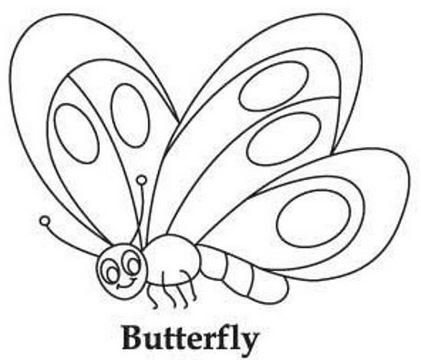
#> input picture CBO_Dataset_20181113/CBO_Dataset/By Item/animals/butterfly/butterfly1.JPG, 421 x 360 px
$ python -i algo2.py   (imports and definitions only)
#> lines starting #> are read from the running program, lines starting #| are printed output that depends on the picture
import argparse
from pathlib import Path

import cv2
import numpy as np
from scipy.spatial import cKDTree
from skimage.morphology import skeletonize

NEIGH = [(-1, 0), (1, 0), (0, -1), (0, 1), (-1, -1), (-1, 1), (1, -1), (1, 1)]
KERNEL = np.ones((3, 3), np.uint8)
KERNEL[1, 1] = 0


def find_endpoints(skel):
    count = cv2.filter2D(skel, -1, KERNEL, borderType=cv2.BORDER_CONSTANT)
    ys, xs = np.where((skel == 1) & (count == 1))
    return list(zip(ys.tolist(), xs.tolist()))


def walk(skel, start, max_len):
    """Follow the skeleton from start. Returns (path[(y,x)...], hit_junction)."""
    h, w = skel.shape
    path = [start]
    visited = {start}
    cur = start
    junction = False
    while len(path) < max_len:
        y, x = cur
        cands = []
        for dy, dx in NEIGH:
            ny, nx = y + dy, x + dx
            if 0 <= ny < h and 0 <= nx < w and skel[ny, nx] and (ny, nx) not in visited:
                cands.append((ny, nx))
        if not cands:
            break
        if len(cands) > 1:
            adjacent = all(
                max(abs(a[0] - b[0]), abs(a[1] - b[1])) <= 1
                for i, a in enumerate(cands) for b in cands[i + 1:]
            )
            if not adjacent:
                junction = True
                break
            for c in cands[1:]:
                visited.add(c)
        cur = cands[0]
        visited.add(cur)
        path.append(cur)
    return path, junction


def prune_spurs_dt(skel, dist, k=1.5, slack=1.5, iters=3):
    """Remove branches shorter than k * (stroke radius at the junction) + slack."""
    rmax = float(dist[skel > 0].max())
    maxlen = int(k * rmax + slack) + 3
    for _ in range(iters):
        removed = False
        for p in find_endpoints(skel):
            path, junction = walk(skel, p, maxlen)
            if junction and (len(path) - 1) <= k * dist[path[-1]] + slack:
                for q in path[:-1]:
                    skel[q] = 0
                removed = True
        if not removed:
            break
    return skel


# endpoint description: robust tip position, tangent and stroke width
def describe_endpoint(p, skel, lines, dist, g_width):
    h, w = lines.shape
    path, _ = walk(skel, p, int(np.clip(4 * g_width, 8, 40)))
    pts = np.array(path, dtype=np.float64)                    # (y, x)
    d_path = dist[np.array(path)[:, 0], np.array(path)[:, 1]]
    width = max(1.0, 2 * float(np.median(d_path[min(2, len(d_path) - 1):])) - 1)

    p_xy = np.array([p[1], p[0]], dtype=np.float64)
    direction, tip = None, p_xy
    skip = int(round(width / 2))
    fit = pts[skip: skip + max(6, int(2 * width))]
    if len(fit) < 4:
        fit = pts
    if len(fit) >= 4:
        xy = fit[:, ::-1]
        c = xy.mean(axis=0)
        _, _, vt = np.linalg.svd(xy - c, full_matrices=False)
        t = vt[0]
        if np.dot(t, p_xy - c) < 0:
            t = -t
        direction = t / (np.linalg.norm(t) + 1e-12)

        # march the fitted centre-line outward until it leaves the stroke
        s_p = float(np.dot(direction, p_xy - c))
        s_last = 0.0
        s = 0.0
        smax = s_p + 2 * width + 3
        while s <= smax:
            x = int(round(c[0] + s * direction[0]))
            y = int(round(c[1] + s * direction[1]))
            if not (0 <= x < w and 0 <= y < h) or not lines[y, x]:
                break
            s_last = s
            s += 0.5
        tip = c + max(s_last, s_p) * direction if s_last >= s_p else p_xy

    return {"pos": tip, "yx": p, "dir": direction, "width": width,
            "path": set(path)}


# drawing
def bezier(p0, p1, p2, p3, n=28):
    t = np.linspace(0, 1, n)[:, None]
    pts = ((1 - t) ** 3) * p0 + 3 * ((1 - t) ** 2) * t * p1 \
        + 3 * (1 - t) * t ** 2 * p2 + t ** 3 * p3
    return np.round(pts).astype(np.int32)


def draw_curve(img, pts, thickness):
    thickness = max(1, int(thickness))
    cv2.polylines(img, [pts.reshape(-1, 1, 2)], False, 0, thickness, cv2.LINE_8)
    r = thickness // 2
    for q in (pts[0], pts[-1]):
        cv2.circle(img, (int(q[0]), int(q[1])), r, 0, -1)


# main algorithm
def complete_image(gray, max_gap=12, gap_scale=2.0, max_cost=1.6, max_angle=70.0,
                   tee=True, tee_ratio=0.8, spur_k=1.5, lat_width=1.5, lat_frac=0.0):
    _, binary = cv2.threshold(gray, 127, 255, cv2.THRESH_BINARY)
    lines = (binary < 127).astype(np.uint8)
    out = binary.copy()
    if lines.sum() == 0:
        return out, 0

    skel = skeletonize(lines > 0).astype(np.uint8)
    dist = cv2.distanceTransform(lines, cv2.DIST_L2, 5)
    g_width = max(1.0, 2 * float(np.median(dist[skel > 0])) - 1)
    skel = prune_spurs_dt(skel, dist, k=spur_k)

    eps = [describe_endpoint(p, skel, lines, dist, g_width) for p in find_endpoints(skel)]
    if not eps:
        return out, 0

    def dmax_for(*widths):
        return max_gap + gap_scale * float(np.mean(widths))

    # ---- candidate pairs ------------------------------------------------
    cos_lim = np.cos(np.deg2rad(max_angle))
    cands = []
    if len(eps) >= 2:
        P = np.array([e["pos"] for e in eps])
        r_all = dmax_for(max(e["width"] for e in eps))
        for i, j in cKDTree(P).query_pairs(r_all):
            a, b = eps[i], eps[j]
            d = float(np.linalg.norm(b["pos"] - a["pos"]))
            wm = 0.5 * (a["width"] + b["width"])

            if d < 1 or d > dmax_for(a["width"], b["width"]):
                continue
            if b["yx"] in a["path"] or a["yx"] in b["path"]:
                continue
            v = (b["pos"] - a["pos"]) / d

            if a["dir"] is not None and b["dir"] is not None:
                ca, cb = float(a["dir"] @ v), float(b["dir"] @ -v)
                if ca < cos_lim or cb < cos_lim:
                    continue
                perp_a = d * np.sqrt(max(0.0, 1 - ca * ca))
                perp_b = d * np.sqrt(max(0.0, 1 - cb * cb))
                if max(perp_a, perp_b) > lat_width * wm + 2 + lat_frac * d:
                    continue                          # strokes do not line up
                cc = float(-(a["dir"] @ b["dir"]))
                lat = 0.5 * (perp_a + perp_b) / max(wm, 2.0)
            else:
                ca = cb = cc = 0.5
                lat = 0.5
            wdiff = abs(a["width"] - b["width"]) / max(a["width"], b["width"], 2.0)
            cost = (d / dmax_for(a["width"], b["width"])
                    + (1 - ca) + (1 - cb) + 0.5 * (1 - cc)
                    + 0.8 * lat + 0.5 * wdiff)
            if cost <= max_cost:
                cands.append((cost, i, j))

    # ---- greedy one-to-one matching -------------------------------------
    cands.sort(key=lambda c: c[0])
    used = set()
    n_bridges = 0
    for cost, i, j in cands:
        if i in used or j in used:
            continue
        used.update((i, j))
        a, b = eps[i], eps[j]
        width = 0.5 * (a["width"] + b["width"])
        if a["dir"] is not None and b["dir"] is not None:
            a0 = a["pos"] - a["dir"] * 0.5 * width       # start just inside the stroke
            b0 = b["pos"] - b["dir"] * 0.5 * width
            k = 0.35 * float(np.linalg.norm(b0 - a0))
            pts = bezier(a0, a0 + a["dir"] * k, b0 + b["dir"] * k, b0)
        else:
            pts = np.round(np.stack([a["pos"], b["pos"]])).astype(np.int32)
        draw_curve(out, pts, round(width))
        n_bridges += 1

    if tee:
        h, w = lines.shape
        for i, e in enumerate(eps):
            if i in used or e["dir"] is None:
                continue
            tmax = int(tee_ratio * dmax_for(e["width"]))
            best = None
            px, py = e["pos"]
            for ang in (0, 8, -8, 16, -16):
                rad = np.deg2rad(ang)
                c, s = np.cos(rad), np.sin(rad)
                dx = e["dir"][0] * c - e["dir"][1] * s
                dy = e["dir"][0] * s + e["dir"][1] * c
                left_own = False
                for t in range(1, tmax + 1):
                    x, y = int(round(px + t * dx)), int(round(py + t * dy))
                    if not (0 <= x < w and 0 <= y < h):
                        break
                    if not lines[y, x]:
                        left_own = True
                    elif left_own:
                        score = t + 0.25 * abs(ang)
                        if best is None or score < best[0]:
                            best = (score, t, dx, dy)
                        break
            if best is not None:
                _, t, dx, dy = best
                tgt = np.array([px + (t + 0.5 * e["width"]) * dx, py + (t + 0.5 * e["width"]) * dy])
                start = e["pos"] - e["dir"] * 0.5 * e["width"]
                pts = np.round(np.stack([start, tgt])).astype(np.int32)
                draw_curve(out, pts, round(e["width"]))
                n_bridges += 1

    return out, n_bridges


def run(input_dir, output_dir, **kw):
    in_path, out_path = Path(input_dir), Path(output_dir)
    out_path.mkdir(parents=True, exist_ok=True)
    ok = 0
    for f in sorted(in_path.glob("*.png")):
        try:
            img = cv2.imread(str(f), cv2.IMREAD_GRAYSCALE)
            if img is None:
                continue
            res, nb = complete_image(img, **kw)
            cv2.imwrite(str(out_path / f.name), res)
            ok += 1
        except Exception as e:
            print(f"Error processing {f.name}: {e}")
    print("-" * 40)
    print("algo2 done!")
    print(f"Images saved: {ok}")


# [18 lines not run here, left out]

"""
Usage:
    python3 algo2.py ./Inputs ./Results
"""

>>> import cv2
>>> picture = cv2.imread('CBO_Dataset_20181113/CBO_Dataset/By Item/animals/butterfly/butterfly1.JPG', cv2.IMREAD_GRAYSCALE)
#> picture is the input picture: shape (360, 421); min 0, max 255, mean 234.5
>>> result = complete_image(picture)
#> in complete_image, `_, binary = cv2.threshold(gray, 127, 255, cv2.THRESH_BINARY)`:
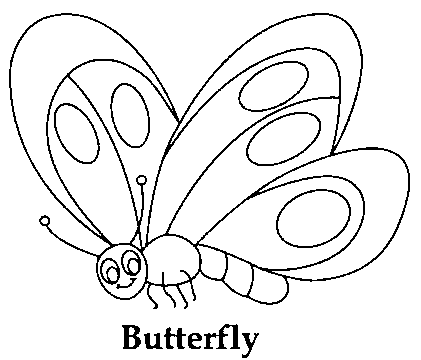
#> binary: shape (360, 421); 92.6% white; black in thin lines or dots
#> in complete_image, `lines = (binary < 127).astype(np.uint8)`: lines: shape (360, 421); values 0 (black) and 1 (white), 7.4% white in thin lines or dots
#> in complete_image, `skel = skeletonize(lines > 0).astype(np.uint8)`:
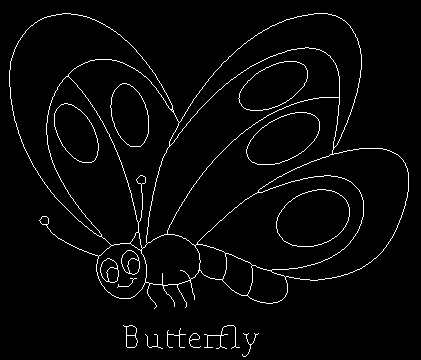
#> skel: shape (360, 421); values 0 (black) and 1 (white), 3% white in thin lines or dots
#> in complete_image, `dist = cv2.distanceTransform(lines, cv2.DIST_L2, 5)`:
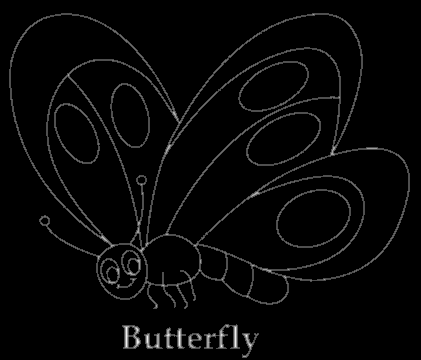
#> dist: shape (360, 421) float32; min 0, max 3.2, mean 0.0831; drawn with min black and max white
#> in complete_image, `g_width = max(1.0, 2 * float(np.median(dist[skel > 0])) - 1)`: g_width = 1
#> in prune_spurs_dt, `rmax = float(dist[skel > 0].max())`: rmax = 3.2
#> in prune_spurs_dt, `maxlen = int(k * rmax + slack) + 3`: maxlen = 9
#> in find_endpoints, `count = cv2.filter2D(skel, -1, KERNEL, borderType=cv2.BORDER_CONSTANT)`:
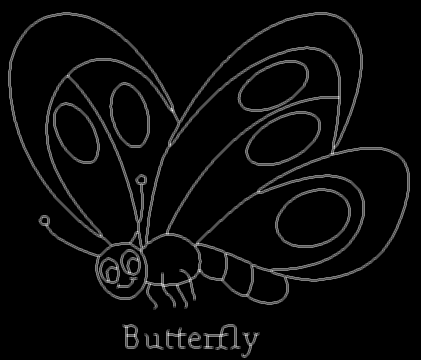
#> count: shape (360, 421); min 0, max 6, mean 0.24; drawn with min black and max white
#> in find_endpoints, `ys, xs = np.where((skel == 1) & (count == 1))`: ys = 33 values from 270 to 354; xs = 33 values, max 258 at index 16, min 117 at index 5, mean 188.7
#> in walk, `h, w = skel.shape`: h = 360; w = 421
#> in walk, `path = [start]`: path = [(270, 180)]
#> in walk, `visited = {start}`: visited = 1 item
#> in walk, `cur = start`: cur = (270, 180)
#> the loop in walk, `while len(path) < max_len:` made 8 passes
#> (y, cur) on passes 1 to 8: (270, (270, 181)), (270, (270, 182)), (270, (271, 183)), (271, (271, 184)), (271, (272, 185)), (272, (273, 186)), (273, (274, 187)), (274, (275, 188))
#> after the loop in walk, `while len(path) < max_len:`: path = [(270, 180), (270, 181), (270, 182), (271, 183), (271, 184), (272, 185), (273, 186), (274, 187), (275, 188)]; visited = 9 items
#> in prune_spurs_dt, `path, junction = walk(skel, p, maxlen)`: junction = False
#> in describe_endpoint, `h, w = lines.shape`: h = 360; w = 421
#> in describe_endpoint, `path, _ = walk(skel, p, int(np.clip(4 * g_width, 8, 40)))`: path = [(270, 180), (270, 181), (270, 182), (271, 183), (271, 184), (272, 185), (273, 186), (274, 187)]
#> in describe_endpoint, `pts = np.array(path, dtype=np.float64)`: pts = [[270, 180], [270, 181], [270, 182], [271, 183], [271, 184], [272, 185], [273, 186], [274, 187]]
#> in describe_endpoint, `d_path = dist[np.array(path)[:, 0], np.array(path)[:, 1]]`: d_path = [1, 1, 1, 1, 1, 1.4, 1.4, 1.4]
#> in describe_endpoint, `width = max(1.0, 2 * float(np.median(d_path[min(2, len(d_path) - 1):])..`: width = 1.4
#> in describe_endpoint, `skip = int(round(width / 2))`: skip = 1
#> in describe_endpoint, `fit = pts[skip: skip + max(6, int(2 * width))]`: fit = [[270, 181], [270, 182], [271, 183], [271, 184], [272, 185], [273, 186]]
#> in describe_endpoint, `xy = fit[:, ::-1]`: xy = [[181, 270], [182, 270], [183, 271], [184, 271], [185, 272], [186, 273]]
#> in describe_endpoint, `c = xy.mean(axis=0)`: c = [183.5, 271.2]
#> in describe_endpoint, `_, _, vt = np.linalg.svd(xy - c, full_matrices=False)`: vt = [[0.852, 0.523], [-0.523, 0.852]]
#> in describe_endpoint, `t = vt[0]`: t = [0.852, 0.523]
#> in describe_endpoint, `t = -t`: t = [-0.852, -0.523]
#> in describe_endpoint, `s_p = float(np.dot(direction, p_xy - c))`: s_p = 3.59
#> in describe_endpoint, `smax = s_p + 2 * width + 3`: smax = 9.39
#> the loop in describe_endpoint, `while s <= smax:` made 8 passes
#> (x, y, s_last, s) on passes 1 to 7: (184, 271, 0, 0.5), (183, 271, 0.5, 1), (183, 271, 1, 1.5), (182, 270, 1.5, 2), (182, 270, 2, 2.5), (181, 270, 2.5, 3), (181, 270, 3, 3.5)
#> (x, y) on pass 8: (181, 269)
#> after the loop in describe_endpoint, `while s <= smax:`: s = 3.5
#> in describe_endpoint, `tip = c + max(s_last, s_p) * direction if s_last >= s_p else p_xy`: tip = [180, 270]
#> the loop in describe_endpoint (call 2), `while s <= smax:` made 10 passes
#> (y, s_last, s) on passes 1 to 9: (276, 0, 0.5), (275, 0.5, 1), (275, 1, 1.5), (274, 1.5, 2), (274, 2, 2.5), (273, 2.5, 3), (273, 3, 3.5), (272, 3.5, 4), (272, 4, 4.5)
#> y on pass 10: 271
#> the loop in complete_image, `for i, j in cKDTree(P).query_pairs(r_all):` made 73 passes
#> (i, j) on passes 1, 2, 3, 5, 6, 7, 8, 9, 10, 11, 12, 14: (13, 30), (25, 29), (18, 23), (26, 30), (12, 13), (21, 28), (5, 7), (22, 23), (20, 26), (21, 25), (20, 29), (19, 21)
#> j on passes 4, 13, 18: 4, 31, 27
#> the loop in complete_image, `for cost, i, j in cands:` made 2 passes
#> (cost, i, j) on passes 1 to 2: (0.297, 21, 24), (1.38, 29, 30)
#> after the loop in complete_image, `for cost, i, j in cands:`: out: shape (360, 421); 92.6% white; black in thin lines or dots
#> the loop in complete_image, `for i, e in enumerate(eps):` made 32 passes
#> after the loop in complete_image, `for i, e in enumerate(eps):`:
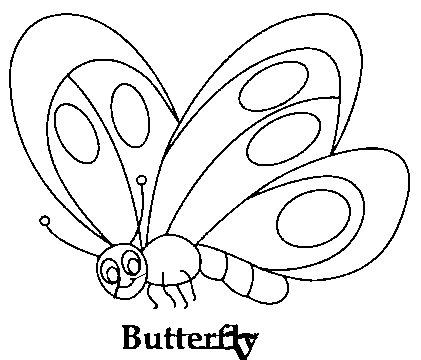
#> out: shape (360, 421); 92.5% white; black in thin lines or dots
